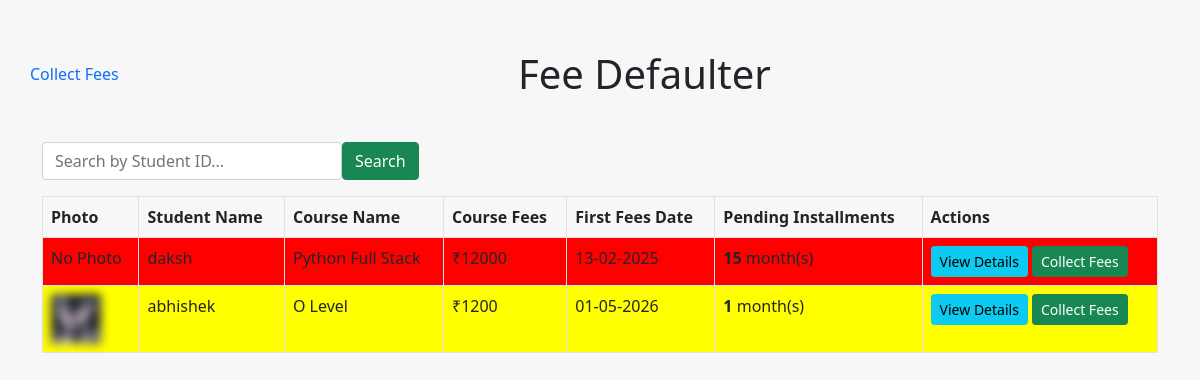
Screenshot of /fees-defaulter-list/ with the database file from the repository.
### fees/models.py (models this page shows, shortened)
class Student(models.Model):
    COURSE_NAME=[
        ('python','Python Full Stack '),
        ('wd','Web Development'),
        ('olevel','O Level'),
        ('adca','ADCA'),
        ('dca','dca'),
        ('dtp', 'DTP'),
        ('dcfa','dcfa'),
        ('ccc','ccc'),
        ('excel','excel'),
        ('tally','tally'),
        ('word','word'),
        ('typing','typing'),
    ]
    COURSE_FEES = {
        'python': 12000,
        'wd': 3000,
        'olevel': 1200,
        'adca':500,
        'dca':500,
        'dtp':500,
        'dcfa':500,
        'ccc':800,
        'excel':1000,
        'tally':1000,
        'word':1000,
        'typing':400,
    }
    student_name=models.CharField(max_length=100)
    father_name=models.CharField(max_length=100)
    dob=models.DateField(blank=False)
    email=models.EmailField(max_length=50,unique=True)
    registration_date=models.DateField(auto_now_add=True,blank=False)
    phone_number=models.CharField(max_length=10)
    Student_id=models.CharField(max_length=100,unique=True)
    fees_date=models.DateField(blank=False)
    course_name=models.CharField(max_length=50,choices=COURSE_NAME)
    course_fees=models.CharField()
    installment_no=models.CharField(max_length=12)
    student_img=models.ImageField(
    upload_to='student_photo/',
    blank=True,
    null=True
)

### fees/views.py (the view)
# urls.py: path('fees-defaulter-list/', views.defaulter, name="defaulter"),
def defaulter(request):
    search_query = request.GET.get('q', '').strip()
    today = timezone.now().date()
    defaulters = []
    students = Student.objects.all()
    if search_query:
        students = students.filter(Student_id__icontains=search_query)
    else:
        unpaid_only = []
        for student in students:
            installments = student.installments.order_by('fees_date')
            if not installments.exists():
                continue
            first_date = installments.first().fees_date
            months_passed = (today.year - first_date.year) * 12 + (today.month - first_date.month) + 1
            expected_installments = months_passed
            paid_installments = installments.count()
            pending = expected_installments - paid_installments
            if pending > 0:
                unpaid_only.append((student, pending))  # store with pending count
        unpaid_only.sort(key=lambda x: x[1], reverse=True)
        students = [stu for stu, _ in unpaid_only]
    for student in students:
        installments = student.installments.order_by('fees_date')
        if not installments.exists():
            continue
        first_date = installments.first().fees_date
        months_passed = (today.year - first_date.year) * 12 + (today.month - first_date.month) + 1
        expected_installments = months_passed
        paid_installments = installments.count()
        pending = expected_installments - paid_installments
        if pending <= 0:
            color = "lightgreen" if search_query else None
        elif pending >= 5:
            color = "red"
        elif pending >= 3:
            color = "orange"
        else:
            color = "yellow"
        if color:  # skip fully paid on default load
            defaulters.append({'student': student, 'pending': pending, 'color': color})
    return render(request, 'defaulter.html', {
        'defaulters': defaulters,
        'search_query': search_query
    })

### templates/defaulter.html (shortened to what this page needs)
{% load static %}
<!DOCTYPE html>
<html lang="en">
<head>
  <link rel="stylesheet" href="{% static 'css/bootstrap.css' %}">
</head>
<body>
     <div class="d-flex justify-content-between align-items-center top-text" style="padding: 50px 30px 20px 30px;">
  <span>
    <a href="{% url 'fees' %}" class="nav-link p-0">Collect Fees</a>
  </span>
  <h1 class="m-0 mx-auto text-center fs-1 fs-sm-3">Fee Defaulter</h1>
</div>
   <div class="container mt-4">
    <div style="position: relative;">
        <form method="GET" class="d-flex">
            <input type="text" id="student-search" placeholder="Search by Student ID..."
                   class="form-control" style="max-width: 300px;" autocomplete="off">
            <button type="submit" class="btn btn-success"> Search</button>
        </form>
    </div>
    <div class="table-responsive">
        <table class="table table-bordered table-hover mt-3">
            <thead>
                <tr>
                    <th>Photo</th>
                    <th>Student Name</th>
                    <th class="d-none d-md-table-cell">Course Name</th>
                    <th class="d-none d-md-table-cell">Course Fees</th>
                    <th class="d-none d-md-table-cell">First Fees Date</th>
                    <th>Pending Installments</th>
                    <th>Actions</th>
                </tr>
            </thead>
            <tbody>
                {% for entry in defaulters %}
                <tr style="background-color: {{ entry.color }}">
                    <td>
                        {% if entry.student.student_img %}
                            <img src="{{ entry.student.student_img.url }}" style="width:50px;height:50px;filter: blur(5px);">
                        {% else %} No Photo {% endif %}
                    </td>
                    <td>{{ entry.student.student_name }}</td>
                    <td class="d-none d-md-table-cell">{{ entry.student.get_course_name_display }}</td>
                    <td class="d-none d-md-table-cell">₹{{ entry.student.course_fees }}</td>
                    <td class="d-none d-md-table-cell">{{ entry.student.fees_date|date:"d-m-Y" }}</td>
                    <td><strong>{{ entry.pending }}</strong> month(s)</td>
                    <td>
                        <div class="d-none d-md-block">
                            <a href="{% url 'student_detail' entry.student.pk %}" class="btn btn-info btn-sm">View Details</a>
                            <a href="{% url 'collect_fees' entry.student.pk %}" class="btn btn-success btn-sm">Collect Fees</a>
                        </div>
                    </td>
                </tr>
                {% empty %}
                <tr>
                    <td colspan="7" class="text-center">No defaulters found</td>
                </tr>
                {% endfor %}
            </tbody>
        </table>
    </div>
</div>
</body>
</html>

### templates/defaulter.html (style rules this page uses)
body { background-color: #f7f7f7; }

### rows the page displays
Student: student_img "No Photo", student.student_name "daksh", student.course_name "Python Full Stack", student.course_fees "12000", student.fees_date "13-02-2025", pending "15"
Student: student.student_img (picture), student.student_name "abhishek", student.course_name "O Level", student.course_fees "1200", student.fees_date "01-05-2026", pending "1"
